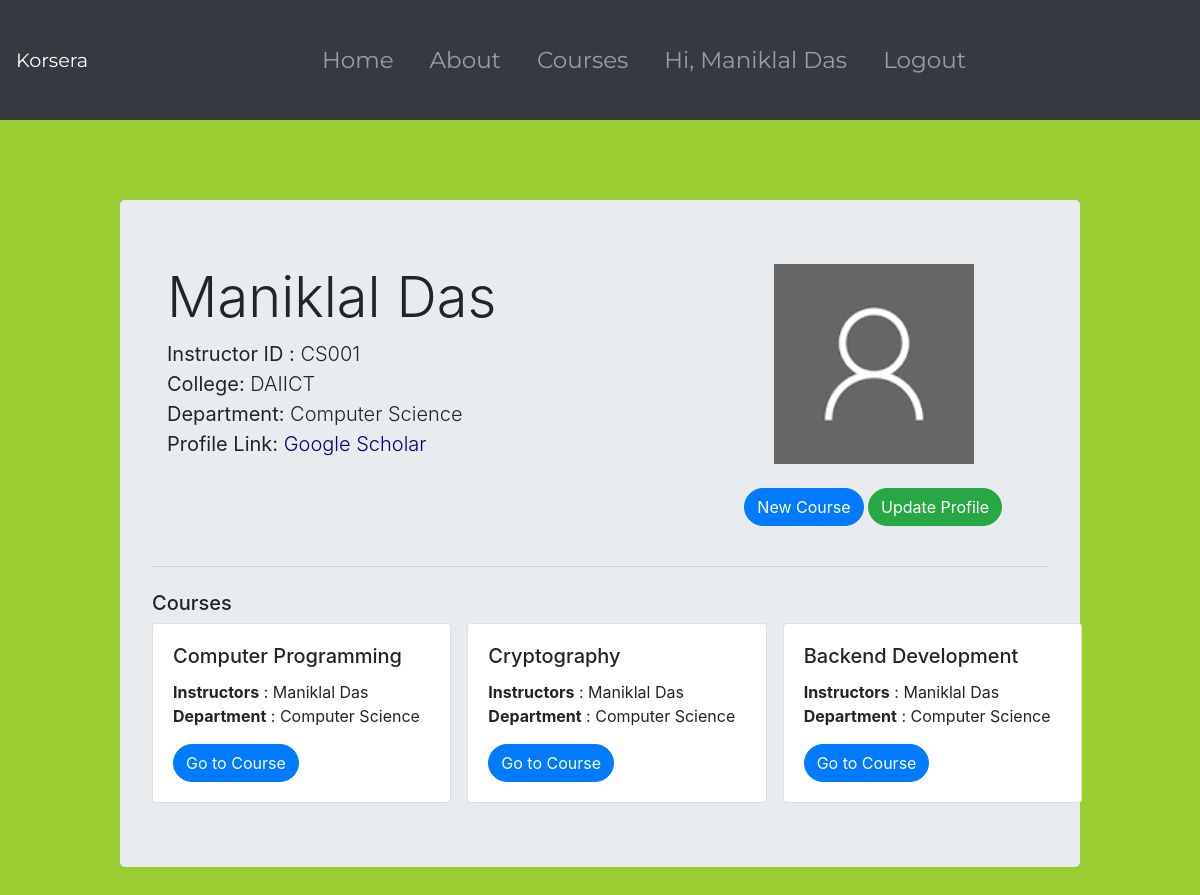
Screenshot of /users/instructor/profile/ (signed in) with the database file from the repository.
### accounts/models.py (models this page shows, shortened)
class Instructor(models.Model):
    user = models.OneToOneField(User, on_delete=models.CASCADE)
    instructor_id = models.CharField(max_length=20, default="", unique=True)
    name = models.CharField(max_length=100)
    dob = models.DateField(auto_now=False, default=timezone.now)
    age = models.IntegerField(default=18)
    phone = models.CharField(max_length=15, default="+91-")
    gender = models.CharField(max_length=15, choices=GENDER_CHOICES, default="Male")
    address = models.TextField(max_length=1000, default="")
    college = models.CharField(max_length=1000, default="")
    department = models.CharField(max_length=200, default="")
    profile_link = models.CharField(max_length=500)
    image = models.ImageField(upload_to='media/student_pics', default='default_user.png')

### courses/models.py (models this page shows, shortened)
class Course(models.Model):
    course_code = models.CharField(max_length=50, unique=True)
    title = models.CharField(max_length=500)
    department = models.CharField(verbose_name="Subject Areas", max_length=200, default="")
    sub_areas = models.CharField(verbose_name="Sub Areas", max_length=200, default="")
    instructor1 = models.ForeignKey(Instructor, on_delete=models.PROTECT, related_name='instructor1')
    instructor2 = models.ForeignKey(Instructor, on_delete=models.PROTECT, related_name='instructor2', blank=True, null=True)
    teaching_assistant = models.ForeignKey(TeachingAssistant, on_delete=models.PROTECT, related_name='ta', blank=True, null=True)
    current_batch = models.CharField(max_length=10, default="1")
    description = models.TextField(max_length=10000, default="")
    outcomes = models.TextField(max_length=10000, default="")
    prerequisites = models.TextField(max_length=10000, default="")
    credits = models.IntegerField(default=3)
    fee = models.DecimalField(max_digits=7, decimal_places=2)   # Course Fee in INR
    duration = models.IntegerField(default=4)   # Course Duration in weeks
    start_date = models.DateField(auto_now=False, default=timezone.now, blank=True, null=True)
    end_date = models.DateField(auto_now=False, default=timezone.now, blank=True, null=True)
    is_running = models.BooleanField(default=False)
    is_offered = models.BooleanField(default=False)
    banner_image1 = models.ImageField(upload_to='media/course_images', default='default_course.png', blank=True, null=True)
    banner_image2 = models.ImageField(upload_to='media/course_images', default='default_course.png', blank=True, null=True)
    desc_file1 = models.FileField(upload_to='media/course_files', blank=True, null=True)
    desc_file2 = models.FileField(upload_to='media/course_files', blank=True, null=True)
    students_file = models.FileField(upload_to='media/course_files/students', blank=True, null=True)

### accounts/views.py (the view)
# urls.py: path('instructor/profile/', instructor_profile, name='instructor_profile'),
@login_required
def instructor_profile(request):
    instructor = get_object_or_404(Instructor, user = request.user)
    courses = Course.objects.all().filter(Q(instructor1 = instructor) | Q(instructor2 = instructor))
    if request.method == "POST":
        form = InstructorProfileForm(request.POST, request.FILES, instance = instructor)
        if form.is_valid():
            instructor = form.instance
            instructor.save()
            messages.success(request, f'Profile Updated!')
            return redirect('instructor_dashboard')
    else:
        form = InstructorProfileForm(instance = instructor)
    context = {
        'instructor' : instructor,
        'form' : form,
        'courses' : courses,
    }
    return render(request, 'accounts/instructor_profile.htm', context)

### templates/accounts/instructor_profile.htm
{% extends 'main/base.htm' %}
{% load static %}
{% block content %}
    <section class="child about">
        <div class="jumbotron">
            <div class="row col-12">
                <div class="col-8">
                    <h1 class="display-4">{{ instructor.name }}</h1>
                    <p class="lead">
                        {% if user.instructor == instructor %}<strong>Instructor ID : </strong>{{ instructor.instructor_id }}{% endif %}
                        <br>
                        <strong>College: </strong>{{ instructor.college }}<br>
                        <strong>Department: </strong>{{ instructor.department }}<br>
                        <strong>Profile Link: </strong><a href="{{ instructor.profile_link }}">Google Scholar</a><br>
                    </p>
                </div>
                <div class="col-4">
                    <img src="{{ instructor.image.url }}" style="width: 200px; height: 200px; margin-left: 30px;">
                    <br><br>
                    <p>
                        <a href="{% url 'create_course' %}" class="btn btn-primary">New Course</a>
                        <a href="#" class="btn btn-success">Update Profile</a>
                    </p>
                </div>
            </div>
            <hr class="my-4">
            <h5>Courses</h5>
            <div class="container row">
                {% for course in courses %}
                    <div class="card">
                        <div class="card-body">
                            <h5 class="card-title">{{ course.title }}</h5>
                            <p class="card-text">
                                <strong>Instructors</strong> : {{ course.instructor1.name }} {{ course.instructor2.name }}<br>
                                <strong>Department</strong> : {{ course.department }}
                            </p>
                            <p class="card-text"><a href="{% url 'instructor_course_dashboard' course.id %}" class="btn btn-primary">Go to Course</a></p>
                        </div>
                    </div>
                {% endfor %}
            </div>
        </div>
    </section>
{% endblock content %}

### templates/main/base.htm (shortened to what this page needs)
{% load static %}
<!DOCTYPE html>
<head>
    <link rel="stylesheet" href="https://cdn.jsdelivr.net/npm/bootstrap@4.5.3/dist/css/bootstrap.min.css">
    <link rel="stylesheet" href="{% static 'main/main.css' %}">
</head>
<body>
    <nav class="navbar navbar-expand-lg navbar-dark bg-dark fixed">
        <a class="navbar-brand" href="{% url 'index' %}">Korsera</a>
        <div class="collapse navbar-collapse" id="navbarSupportedContent">
            <ul class="navbar-nav ml-auto mr-auto">
                <li class="nav-item">
                    <a class="nav-link" href="{% url 'index' %}">Home <span class="sr-only">(current)</span></a>
                </li>
                <li class="nav-item">
                    <a class="nav-link" href="{% url 'about' %}">About</a>
                </li>
                <li class="nav-item">
                    <a class="nav-link" href="{% url 'view_courses' %}">Courses</a>
                </li>
                {% if user.student %}
                    <li class="nav-item">
                        <a class="nav-link" href="{% url 'student_profile' %}" tabindex="-1" aria-disabled="true" style="width: max-content;">Hi, {{ user.student.name }}</a>
                    </li>
                    <li class="nav-item">
                        <a class="nav-link" href="{% url 'logout' %}" tabindex="-1" aria-disabled="true" style="width: max-content;">Logout</a>
                    </li>
                {% elif user.instructor %}
                    <li class="nav-item">
                        <a class="nav-link" href="{% url 'instructor_profile' %}" tabindex="-1" aria-disabled="true" style="width: max-content;">Hi, {{ user.instructor.name }}</a>
                    </li>
                    <li class="nav-item">
                        <a class="nav-link" href="{% url 'logout' %}" tabindex="-1" aria-disabled="true" style="width: max-content;">Logout</a>
                    </li>
                {% endif %}
            </ul>
        </div>
    </nav>
    {% block content %}
    {% endblock %}
</body>

### static/main/main.css (style rules this page uses)
body { background-color: aliceblue; }
a { text-emphasis: none; text-transform: none; text-decoration: none; color: navy; }
nav { position: fixed; background-attachment: fixed; }
.navbar { width: 100vw; height: 15vh; background-attachment: fixed; position: fixed; top: 0; z-index: 100; }
.nav-item { font-family: 'Montserrat', sans-serif; font-size: larger; color: yellowgreen; width: max-content; margin-left: 10px; margin-right: 10px; text-align: center; }
.nav-link { font-family: 'Montserrat', sans-serif; font-size: larger; color: yellowgreen; width: max-content; }
.navbar-brand { font-family: 'Montserrat', sans-serif; font-size: larger; color: yellowgreen; }
.about { height: max-content; background-color: yellowgreen; padding-top: 25vh; padding-bottom: 15vh; }
.jumbotron { margin: auto; width: 80vw; margin-left: auto; margin-right: auto; margin-bottom: 10vh; }
.row { width: 80vw; }
.btn { border-radius: 25px; }
.container { display: grid; grid-template-columns: repeat(3, 1fr); grid-auto-rows: auto; grid-gap: 1rem; }

### rows the page displays
Instructor: name "Maniklal Das", instructor_id "CS001", college "DAIICT", department "Computer Science", image (placeholder picture)
Course: title "Computer Programming", instructor1.name "Maniklal Das", department "Computer Science"
Course: title "Cryptography", instructor1.name "Maniklal Das", department "Computer Science"
Course: title "Backend Development", instructor1.name "Maniklal Das", department "Computer Science"

### other values shown
{{ user.instructor.name }} "Maniklal Das"
